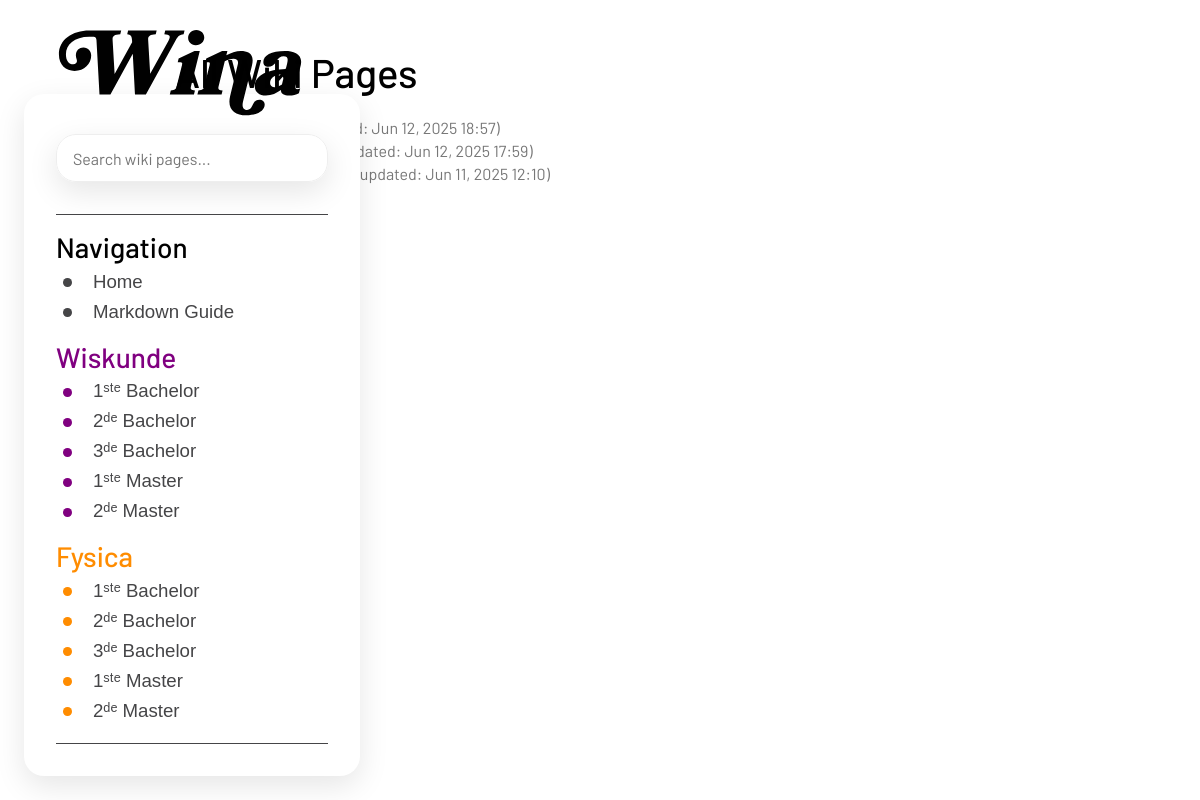
Page /all/ on the committed database.
### wiki2/models.py (models this page shows, shortened)
class WikiPage(models.Model):
    title = models.CharField(max_length=200, unique=True)
    slug = models.SlugField(max_length=200, unique=True, blank=True, help_text="Leave blank to auto-generate from title.")
    content = models.TextField(blank=True, help_text="Write your content in Markdown.")
    created_at = models.DateTimeField(auto_now_add=True)
    updated_at = models.DateTimeField(auto_now=True)
    last_modified_by = models.ForeignKey(
        settings.AUTH_USER_MODEL,
        on_delete=models.SET_NULL,
        null=True,
        blank=True,
        related_name='wiki_pages_modified',
        help_text="User who last modified the page."
    )
    def get_absolute_url(self):
        return reverse('wiki:wiki_page', kwargs={'slug': self.slug})

### wiki2/views.py (the view)
# urls.py: path('all/', views.all_wiki_pages, name='all_pages'),
def all_wiki_pages(request):
    pages = WikiPage.objects.all().order_by('-updated_at')
    return render(request, 'wiki/pages/wiki_list.html', {'pages': pages, 'list_title': "All Wiki Pages"})

### wiki2/context_processors.py (called while the page is built)
def _extract_json_array_from_text(text_content):
    code_block_match = re.search(r"^```(?:json)?\s*\n(.*?\n)```", text_content, re.DOTALL | re.MULTILINE)
    content_to_search = text_content
    if code_block_match:
        content_to_search = code_block_match.group(1)
    start_index = content_to_search.find('[')
    if start_index == -1:
        return None
    brace_level = 0
    for i in range(start_index, len(content_to_search)):
        char = content_to_search[i]
        if char == '[':
            brace_level += 1
        elif char == ']':
            brace_level -= 1
            if brace_level == 0:
                json_array_str = content_to_search[start_index : i + 1]
                try:
                    json.loads(json_array_str)
                    return json_array_str
                except json.JSONDecodeError:
                    return None
    return None

### templates/wiki/pages/wiki_list.html (shortened to what this page needs)
{% extends "../modules/_base.html" %}
{% load static %}
{% block content %}
{% if not is_search %}
    <h1>All Wiki Pages</h1>
{% else %}
    <h1>Search Results</h1>
{% endif %}
    {% if pages %}
        <ul>
            {% for page in pages %}
                <li>
                    <a href="{{ page.get_absolute_url }}">{{ page.title }}</a>
                    <small style="color: #777;">(Last updated: {{ page.updated_at|date:"M d, Y H:i" }})</small>
                </li>
            {% endfor %}
        </ul>
    {% endif %}
{% endblock %}

### static/wiki/css/style.css (style rules this page uses)
h1, h2, h3, h4, h5, h6, .h1, .h2, .h3, .h4, .h5, .h6 { margin-top: 0; margin-bottom: 0; font-weight: 500; line-height: 1.2; font-family: inherit; }
h1, .h1 { font-size: calc(1.375rem + 4vw); margin-bottom: .5rem; }
@media (min-width: 1200px) { h1, .h1 { font-size: 2.5rem; } }

### rows in the picture
WikiPage: updated_at "Jun 12, 2025 18:57"
WikiPage: updated_at "Jun 12, 2025 17:59"
WikiPage: updated_at "Jun 11, 2025 12:10"

### other values in the picture
{{ section.title }} "Navigation" "Wiskunde" "Fysica"
{{ item.text }} "Home" "Markdown Guide" "1ˢᵗᵉ Bachelor" "2ᵈᵉ Bachelor" "3ᵈᵉ Bachelor" "1ˢᵗᵉ Master" "2ᵈᵉ Master" "1ˢᵗᵉ Bachelor" "2ᵈᵉ Bachelor" "3ᵈᵉ Bachelor" "1ˢᵗᵉ Master" "2ᵈᵉ Master"
